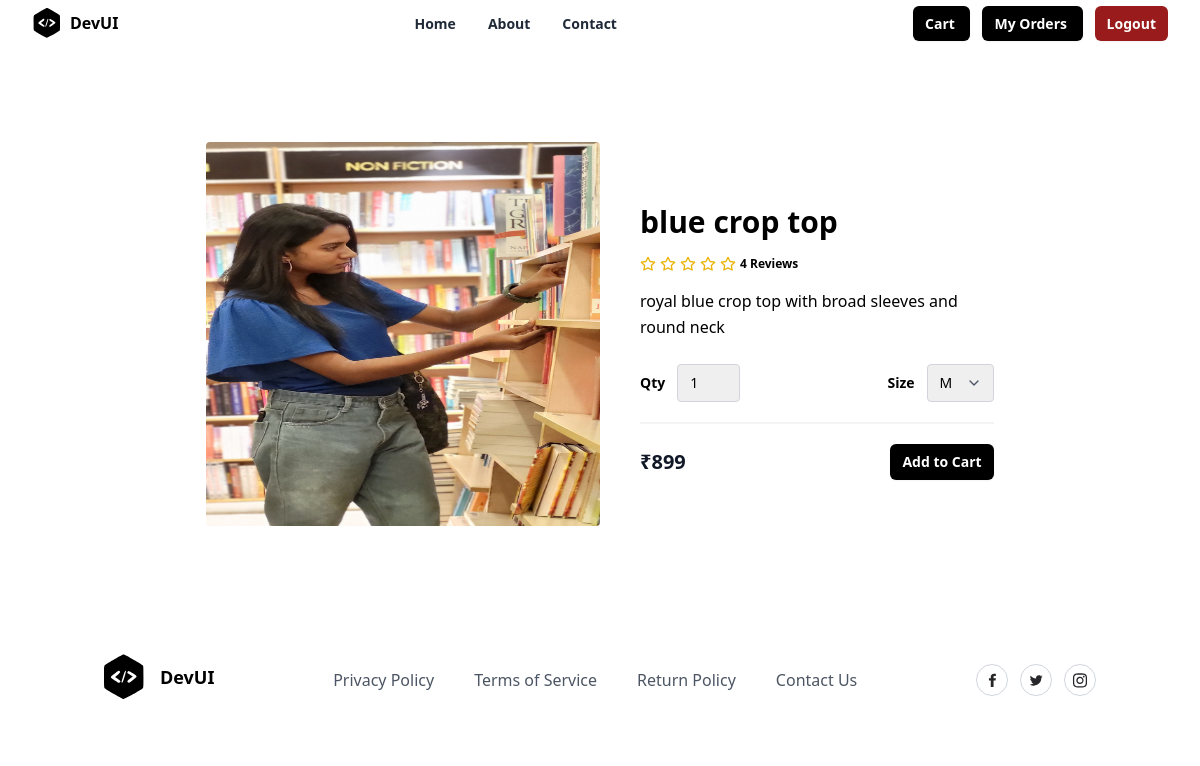
Screenshot of /product/2/ with the database file from the repository.
### store/models.py (models this page shows, shortened)
class Product(models.Model):
    title = models.CharField(max_length=200)
    description = models.TextField(null=True, blank=True)
    size_object = models.ManyToManyField(Size)
    category_object = models.ForeignKey(Category, on_delete=models.CASCADE)
    brand_object = models.ForeignKey(Brand, on_delete=models.CASCADE)
    image = models.ImageField(upload_to='product_images', null=True, blank=True, default='product_images/default.jpg')
    price = models.PositiveIntegerField()
    tag_object=models.ManyToManyField(Tag)
    created_date = models.DateTimeField(auto_now_add=True)
    updated_date = models.DateTimeField(auto_now=True)
    is_active = models.BooleanField(default=True)

### store/views.py (the view)
# urls.py: path("product/<int:pk>/",views.ProductDetailView.as_view(),name="product-detail"),
class ProductDetailView(View):
    def get(self,request,*args,**kwargs):
        id=kwargs.get("pk")
        qs=Product.objects.get(id=id)
        return render(request,"product_detail.html",{"data":qs})

### store/templates/product_detail.html (shortened to what this page needs)
{%extends 'base.html'%}
{%block main_block%}
<section class="overflow-hidden">
    <form action="{%url 'add-to-cart' data.id%}" method="post">
    <div class="mx-auto max-w-5xl px-5 py-24">
      <div class="mx-auto flex flex-wrap items-center lg:w-4/5">
        <img
          alt="Nike Air Max 21A"
          class="h-64 w-full rounded object-fill lg:h-96 lg:w-1/2"
          src="{{data.image.url}}"
        />
        <div class="mt-6 w-full lg:mt-0 lg:w-1/2 lg:pl-10">
          <h1 class="my-4 text-3xl font-semibold text-black"> {{data.title}}</h1>
          <div class="my-4 flex items-center">
            <span class="flex items-center space-x-1">
              <span class="ml-3 inline-block text-xs font-semibold">
                4 Reviews
              </span>
            </span>
          </div>
          <p class="leading-relaxed">
           {{data.description}}
          </p>
          <div class="mb-5 mt-6 flex items-center border-b-2 border-gray-100 pb-5">
            <div class="flex items-center">
              <span class="mr-3 text-sm font-semibold">Qty</span>
              <select name="qty" class="appearance-none rounded border border-gray-300 py-2 pl-3 pr-10 text-sm focus:border-black focus:outline-none focus:ring-2 focus:ring-black">
                <option value="1">1</option>
              </select>
            </div>
            <div class="ml-auto flex items-center">
              <span class="mr-3 text-sm font-semibold">Size</span>
              <div class="relative">
                <select name="size" class="appearance-none rounded border border-gray-300 py-2 pl-3 pr-10 text-sm focus:border-black focus:outline-none focus:ring-2 focus:ring-black">
                    {%for sob in data.size_object.all%}
                        <option value="{{sob.name}}">{{sob.name}}</option>
                    {%endfor%}
                </select>
                <span class="pointer-events-none absolute right-0 top-0 flex h-full w-10 items-center justify-center text-center text-gray-600">
                </span>
              </div>
            </div>
          </div>
          <div class="flex items-center justify-between">
            <span class="title-font text-xl font-bold text-gray-900">
              ₹{{data.price}}
            </span>
            <button
              type="submit"
              class="rounded-md bg-black px-3 py-2 text-sm font-semibold text-white shadow-sm hover:bg-black/80 focus-visible:outline focus-visible:outline-2 focus-visible:outline-offset-2 focus-visible:outline-black"
            >
              Add to Cart
            </button>
          </div>
        </div>
      </div>
    </div>
    </form>
  </section>
{%endblock%}

### rows the page displays
Product: image (picture), title "blue crop top", description "royal blue crop top with broad sleeves and round neck", price "899"

### other values shown
form field size "M"
